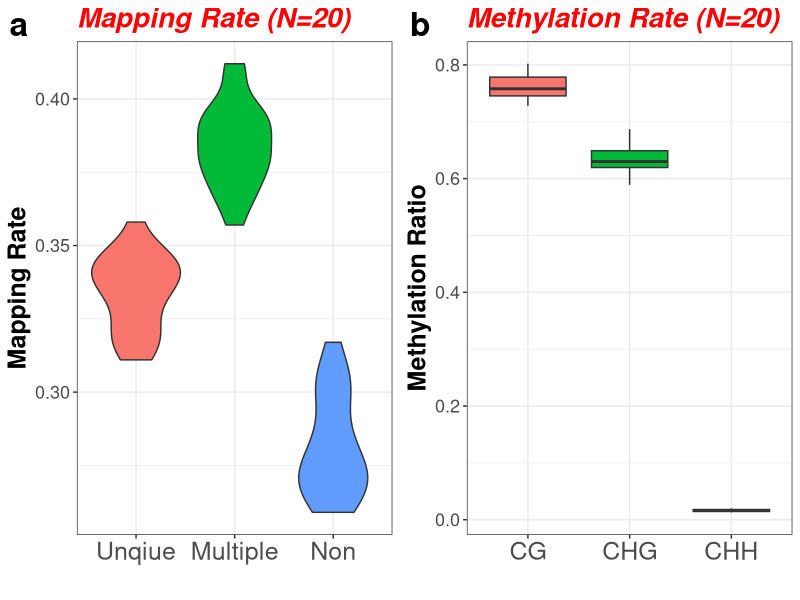

Reproduce this figure in R. (Note: this script raises an error after producing the figure.)
## ---- chunk 1
knitr::opts_chunk$set(echo = TRUE) 
knitr::opts_knit$set(root.dir=normalizePath('../../')) 
#library(tidyverse)
## ---- chunk 2
pg20 <- read.csv("cache/pg20_bismap_stat.csv")

library(ggplot2)
library(tidyr)

mr <- gather(pg20[, c("seqid", "mr1","mr0", "mrN")], type, reads, 2:4)
mr$type <- factor(mr$type, levels = c("mr1", "mrN", "mr0"))
ratio <- gather(pg20[, c("seqid", "cg","chg", "chh")], type, cr, 2:4)
ratio$type <- factor(ratio$type, levels = c("cg", "chg", "chh"))

###### plot the mapping rate
p1 <- ggplot(mr, aes(x=type, y=reads, fill=type)) +
    geom_violin() +
    theme_bw() +
    theme(plot.title = element_text(color="red", size=20, face="bold.italic"),
          axis.text.x = element_text(size=18),
          axis.text.y = element_text(size=13),
          axis.title = element_text(size=18, face="bold")) +
    #scale_fill_manual(values=c("#008080", "#003366", "#40e0d0")) +
    scale_x_discrete(labels=c("Unqiue", "Multiple", "Non")) +
    ggtitle("Mapping Rate (N=20)") + xlab("") + 
    ylab("Mapping Rate") + 
    guides(fill=FALSE)
#guides(colour=FALSE, linetype=FALSE)
###### plot the mapping rate
p2 <- ggplot(ratio, aes(x=type, y=cr, fill=type)) +
    geom_boxplot() +
    theme_bw() +
    theme(plot.title = element_text(color="red", size=20, face="bold.italic"),
          axis.text.x = element_text(size=18),
          axis.text.y = element_text(size=13),
          axis.title = element_text(size=18, face="bold")) +
    #scale_fill_manual(values=c("#008080", "#003366", "#40e0d0")) +
    scale_x_discrete(labels=c("CG", "CHG", "CHH")) +
    ggtitle("Methylation Rate (N=20)") + xlab("") + 
    ylab("Methylation Ratio") + 
    guides(fill=FALSE)
#guides(colour=FALSE, linetype=FALSE)

library("cowplot")

pdf("graphs/SFig_mappingrate_ratio.pdf", width=10, height=5)
plot_grid(p1, p2, ncol=2, labels = c("a", "b"), label_size = 24)
dev.off()

## ---- chunk 3
library("cowplot")

pdf("graphs/SFig_align.pdf", width=10, height=10)

bot_row <- plot_grid(p1, p2, ncol=2, labels = c("b", "c"), label_size = 24)
plot_grid(s, bot_row, nrow=2, labels = c("a", ""), label_size = 24)

dev.off()
